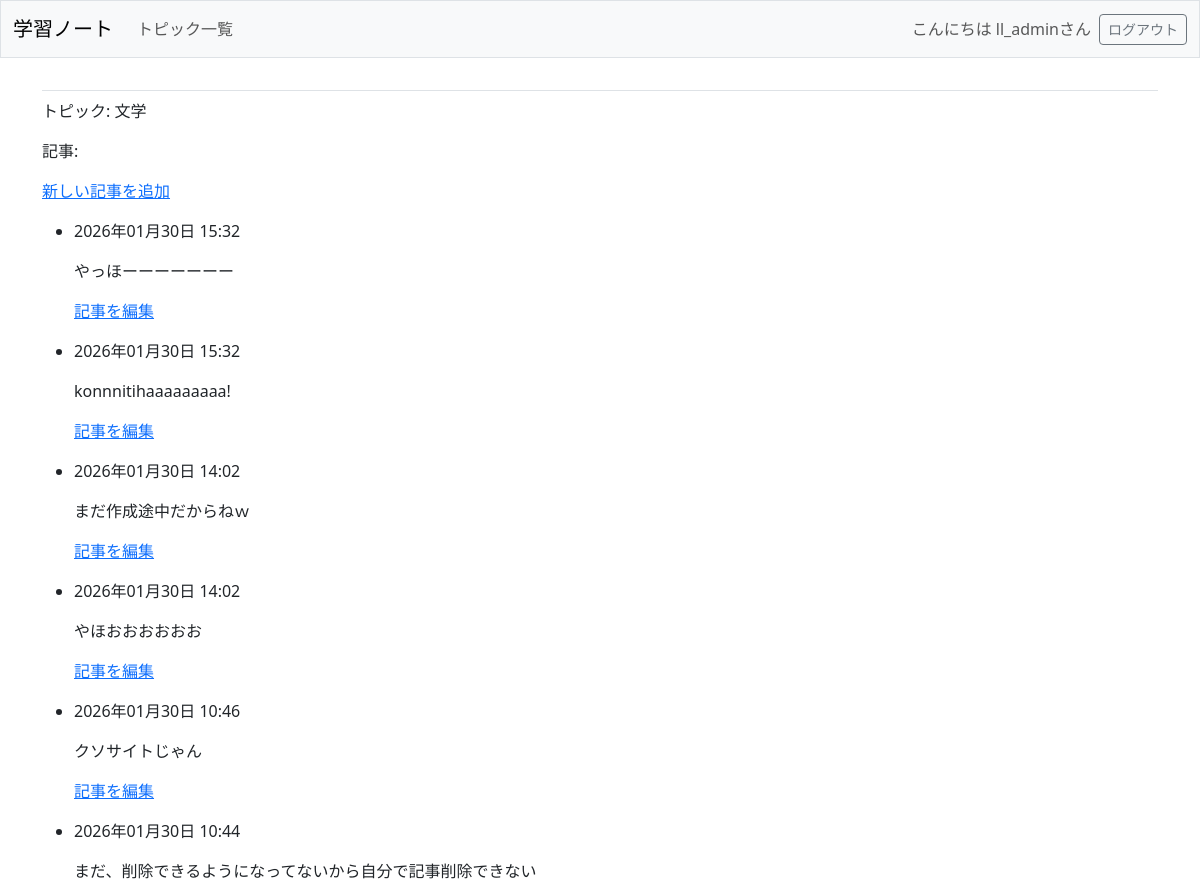
/topics/3/ (signed in, upper part), run on an earlier commit of the app's database.
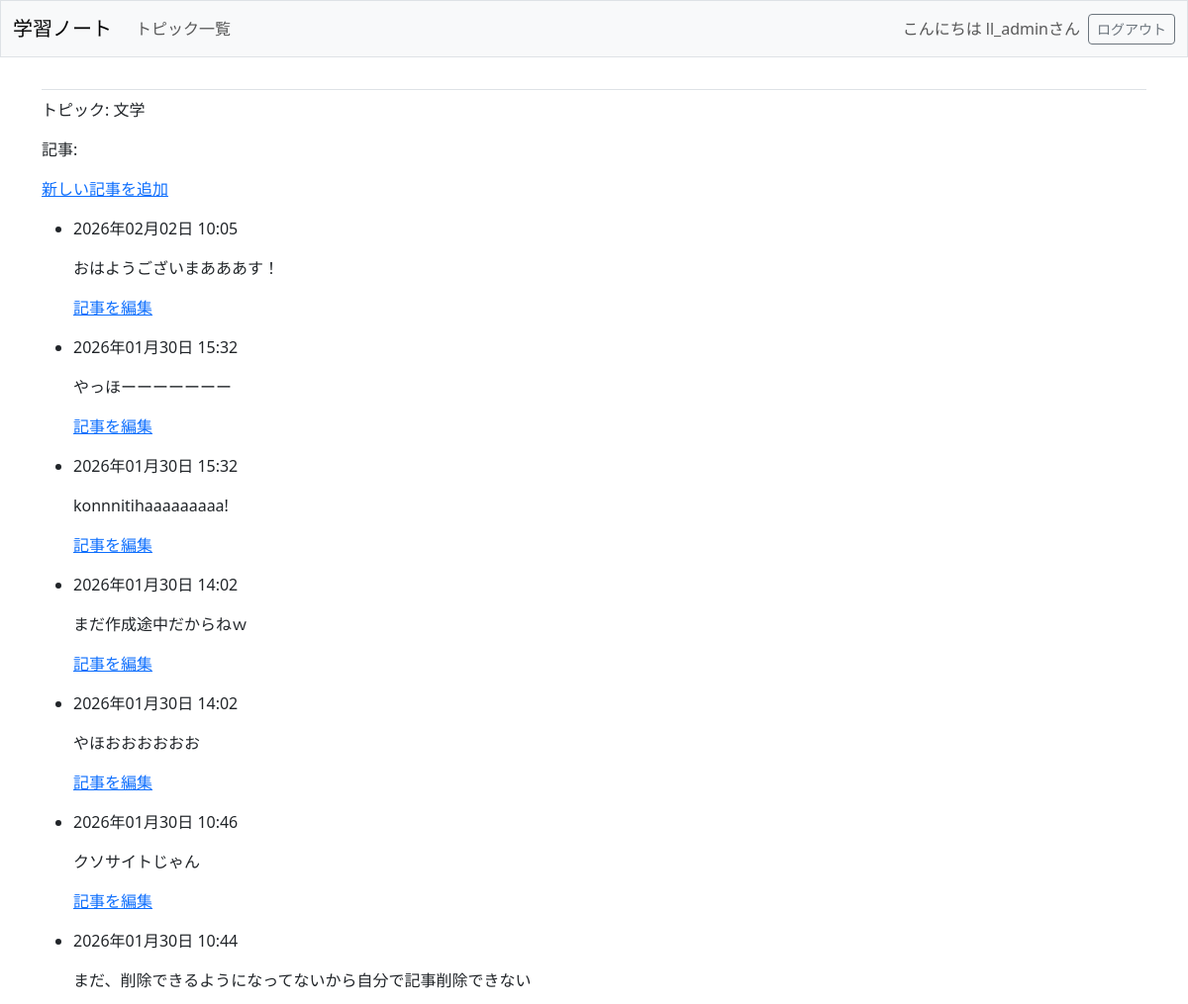
And on a later commit of the database.
### learning_logs/models.py (models this page shows, shortened)
class Entry(models.Model):
    topic = models.ForeignKey(Topic, on_delete=models.CASCADE)
    text = models.TextField()
    date_added = models.DateTimeField(auto_now_add=True)
    class Meta:
        verbose_name_plural = 'entries'

### learning_logs/views.py (the view)
# urls.py: path('topics/<int:topic_id>/', views.topic, name='topic'),
@login_required
def topic(request, topic_id):
    topic = Topic.objects.get(id=topic_id)
    check_topic_owner(topic, request.user)
    entries = topic.entry_set.order_by('-date_added')
    context = {'topic': topic, 'entries': entries}
    return render(request, 'learning_logs/topic.html', context)

### learning_logs/views.py (called while the page is built)
def check_topic_owner(topic, user):
    if topic.owner != user:
        raise Http404

### learning_logs/templates/learning_logs/topic.html
{% extends 'learning_logs/base.html' %}
{% block content %}
    <p>トピック: {{ topic.text }}</p>
    <p>記事:</p>
    <p>
        <a href="{% url 'learning_logs:new_entry' topic.id %}">新しい記事を追加</a>
    </p>
    <ul>
    {% for entry in entries %}
        <li>
        <p>{{ entry.date_added|date:'Y年m月d日 H:i' }}</p>
        <p>{{ entry.text|linebreaks }}</p>
        <p>
            <a href="{% url 'learning_logs:edit_entry' entry.id %}">記事を編集</a>
        </p>
        </li>
    {% empty %}
        <li>このトピックにはまだ記事がありません。</li>
    {% endfor %}
    </ul>
{% endblock content %}

What changed in the data, as far as the page shows it:
added Entry: date_added "2026年02月02日 10:05", text "おはようございまあああす！"
